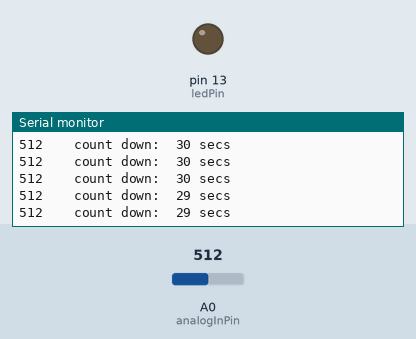
This sketch was run on a simulated Arduino Uno, built with avr-gcc and run on an emulated ATmega328P. Shown: output pins drawn as LEDs (lit = HIGH), the last lines printed to the serial monitor. The inputs (shaded band) are chosen by the test bench; at power-on: A0 (analogInPin) = 512.

Above: at 1.2 s.
1.3 s: A0 (analogInPin) set to 786
At 1.31 s:
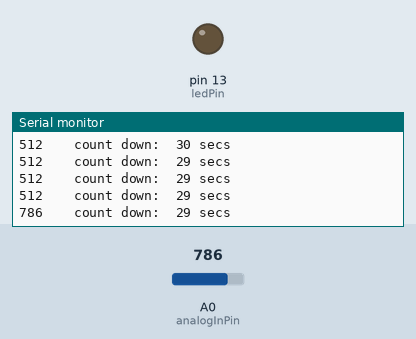
2.8 s: A0 (analogInPin) set to 806
At 2.82 s:
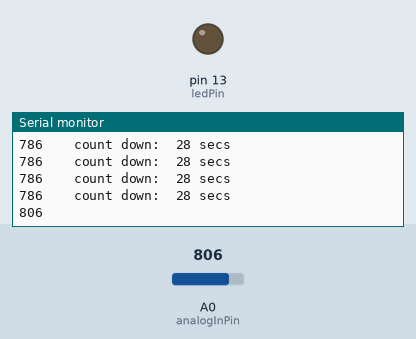
Timing chart, 0 to 5.8 s (numbered marks = the images above; inputs shaded):
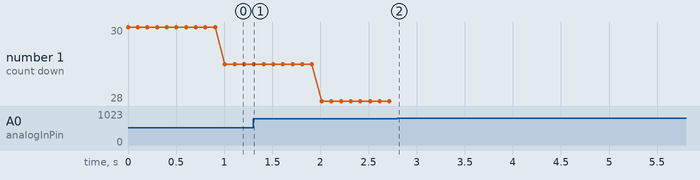

Measured:
- the behaviour switches between 794 and 795 on A0 (analogInPin) (found by bisection; images 1 and 2)
- after the input at 1.3 s, the serial monitor: prints a new line at once (image 1)
- after the input at 2.8 s, the serial monitor: prints a new line at once (image 2)

The sketch:

blinky_read.pde
```cpp
// (licence header left out)
/* Limitations on the amount of time to water,
 * and the time between waterings.
 * Updated for Utilitech 1/12 HP pump (15' + 8' hose)
 * and one small house
 plant, with the hose primed.
 */
const unsigned long wateringMicrosecs = 500;

/* Only water every 30 seconds */
const unsigned long delaySecs = 30;

const int ledPin =  13;
const int analogInPin = 0;
const int pumpVccPin = 3;
/*
 * Max voltage measured is 5V, or 1023 from ADC.
 * Pick the voltage threshold to be half that.
 */
const int voltageThreshold = 795;

/* Globals */
unsigned long previousMillis = 0;  // will store last time LED was updated

void setup() {
  // set the digital pin as output:
  pinMode(ledPin, OUTPUT);
  pinMode(pumpVccPin, OUTPUT);
  Serial.begin(9600);
  previousMillis = 0;
}

/* Turn on the pump for wateringMicrosecs.
 * Refuse to water more often than delayMicrosecs.
 */
void waterPlant()
{
  unsigned long currentMillis;
  unsigned long secondsLeft;

  currentMillis = millis();
  if ((currentMillis - previousMillis) / 1000 <= delaySecs) {
    secondsLeft = delaySecs - ((currentMillis - previousMillis) / 1000);
    Serial.print("    count down:  ");
    Serial.print(secondsLeft);
    Serial.print(" sec");
    if (secondsLeft > 1)
      Serial.print("s");
    return;
  }

  digitalWrite(ledPin, HIGH);
  digitalWrite(pumpVccPin, HIGH);

  delay(wateringMicrosecs);

  digitalWrite(pumpVccPin, LOW);
  digitalWrite(ledPin, LOW);
  previousMillis = currentMillis;
}

void loop()
{
  /* 0 to 1023, representing 0 to 5V */
  int voltage;

  voltage = analogRead(analogInPin);
  Serial.print(voltage);
  if (voltage < voltageThreshold)
    waterPlant();
  Serial.println("");
  delay(100);
}
```
